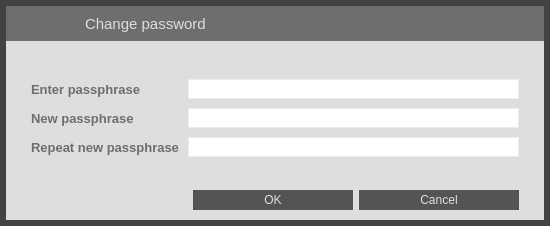
<?xml version="1.0" encoding="UTF-8"?>
<ui version="4.0">
 <class>AskPassphraseDialog</class>
 <widget class="QDialog" name="AskPassphraseDialog">
  <property name="geometry">
   <rect>
    <x>0</x>
    <y>0</y>
    <width>550</width>
    <height>226</height>
   </rect>
  </property>
  <property name="sizePolicy">
   <sizepolicy hsizetype="Preferred" vsizetype="Preferred">
    <horstretch>0</horstretch>
    <verstretch>0</verstretch>
   </sizepolicy>
  </property>
  <property name="minimumSize">
   <size>
    <width>550</width>
    <height>0</height>
   </size>
  </property>
  <property name="windowTitle">
   <string>Passphrase Dialog</string>
  </property>
  <property name="styleSheet">
   <string notr="true">QLabel {
	color: #6E6E6E;
}

#AskPassphraseDialog {
	background-color: rgb(66, 66, 66);
}

QLineEdit {
	border: 1px solid #ededed;
}
</string>
  </property>
  <layout class="QVBoxLayout" name="verticalLayout">
   <property name="spacing">
    <number>0</number>
   </property>
   <property name="margin">
    <number>6</number>
   </property>
   <item>
    <widget class="QFrame" name="frame">
     <property name="styleSheet">
      <string notr="true">#frame {
	background-color: #DEDEDE;
    border-style:none;
}</string>
  </property>
     <property name="frameShape">
      <enum>QFrame::StyledPanel</enum>
     </property>
     <property name="frameShadow">
      <enum>QFrame::Raised</enum>
     </property>
     <layout class="QVBoxLayout" name="verticalLayout_2">
   <property name="spacing">
    <number>0</number>
   </property>
   <property name="margin">
    <number>0</number>
   </property>
   <item>
    <widget class="QWidget" name="wCaption" native="true">
     <property name="minimumSize">
      <size>
       <width>0</width>
       <height>35</height>
      </size>
     </property>
     <property name="maximumSize">
      <size>
       <width>16777215</width>
       <height>35</height>
      </size>
     </property>
     <property name="styleSheet">
      <string notr="true">#wCaption {
	background-color:  rgb(110, 110, 110);
}</string>
     </property>
     <property name="is_header" stdset="0">
      <bool>true</bool>
     </property>
     <layout class="QHBoxLayout" name="horizontalLayout_19">
      <property name="margin">
       <number>0</number>
      </property>
      <item>
       <spacer name="horizontalSpacer_26">
        <property name="orientation">
         <enum>Qt::Horizontal</enum>
        </property>
        <property name="sizeType">
         <enum>QSizePolicy::Fixed</enum>
        </property>
        <property name="sizeHint" stdset="0">
         <size>
          <width>7</width>
          <height>20</height>
         </size>
        </property>
       </spacer>
      </item>
      <item>
       <widget class="QLabel" name="lbTitleIcon">
        <property name="sizePolicy">
         <sizepolicy hsizetype="Preferred" vsizetype="Preferred">
          <horstretch>0</horstretch>
          <verstretch>0</verstretch>
         </sizepolicy>
        </property>
        <property name="minimumSize">
         <size>
          <width>30</width>
          <height>30</height>
         </size>
        </property>
        <property name="maximumSize">
         <size>
          <width>30</width>
          <height>30</height>
         </size>
        </property>
        <property name="text">
         <string/>
        </property>
        <property name="pixmap">
         <pixmap resource="../res.qrc">:/res/change_pass.png</pixmap>
        </property>
       </widget>
      </item>
      <item>
          <widget class="QLabel" name="lbTitleEncrypt">
           <property name="sizePolicy">
            <sizepolicy hsizetype="Preferred" vsizetype="Preferred">
             <horstretch>0</horstretch>
             <verstretch>0</verstretch>
            </sizepolicy>
           </property>
           <property name="minimumSize">
            <size>
             <width>30</width>
             <height>30</height>
            </size>
           </property>
           <property name="maximumSize">
            <size>
             <width>30</width>
             <height>30</height>
            </size>
           </property>
           <property name="text">
            <string/>
           </property>
           <property name="pixmap">
            <pixmap resource="../res.qrc">:/res/encrypt.png</pixmap>
           </property>
          </widget>
         </item>
         <item>
       <widget class="QLabel" name="lbTitle">
        <property name="sizePolicy">
         <sizepolicy hsizetype="Preferred" vsizetype="Preferred">
          <horstretch>0</horstretch>
          <verstretch>0</verstretch>
         </sizepolicy>
        </property>
        <property name="font">
         <font>
          <pointsize>11</pointsize>
          <stylestrategy>PreferAntialias</stylestrategy>
         </font>
        </property>
        <property name="styleSheet">
         <string notr="true">QLabel {
	color: #DEDEDE;
}</string>
        </property>
        <property name="text">
         <string>Change password</string>
        </property>
       </widget>
      </item>
      <item>
       <widget class="QPushButton" name="bClose">
        <property name="minimumSize">
         <size>
          <width>30</width>
          <height>30</height>
         </size>
        </property>
        <property name="maximumSize">
         <size>
          <width>30</width>
          <height>30</height>
         </size>
        </property>
        <property name="styleSheet">
         <string notr="true">QPushButton {	
	image: url(:/res/close_normal.png);
	border: 0px solid gray;
}
QPushButton:pressed:flat {
	image: url(:/res/close_normal.png);
}

QPushButton:hover {
	image: url(:/res/close_hover.png);
}</string>
        </property>
        <property name="text">
         <string notr="true"/>
        </property>
        <property name="flat">
         <bool>true</bool>
        </property>
       </widget>
      </item>
     </layout>
    </widget>
   </item>
   <item>
       <layout class="QHBoxLayout" name="horizontalLayout_3">
        <property name="spacing">
         <number>0</number>
        </property>
        <property name="leftMargin">
         <number>25</number>
        </property>
        <property name="topMargin">
         <number>9</number>
        </property>
        <property name="rightMargin">
         <number>25</number>
        </property>
        <property name="bottomMargin">
         <number>9</number>
        </property>
        <item>
    <widget class="QLabel" name="warningLabel">
          <property name="font">
           <font>
            <pointsize>10</pointsize>
            <weight>50</weight>
            <bold>false</bold>
           </font>
          </property>
     <property name="textFormat">
      <enum>Qt::RichText</enum>
     </property>
     <property name="wordWrap">
      <bool>true</bool>
     </property>
     <property name="margin">
           <number>0</number>
     </property>
    </widget>
   </item>
       </layout>
      </item>
   <item>
    <layout class="QFormLayout" name="formLayout">
     <property name="fieldGrowthPolicy">
      <enum>QFormLayout::AllNonFixedFieldsGrow</enum>
     </property>
        <property name="horizontalSpacing">
         <number>9</number>
        </property>
        <property name="verticalSpacing">
         <number>9</number>
        </property>
     <property name="leftMargin">
         <number>25</number>
     </property>
     <property name="rightMargin">
         <number>25</number>
        </property>
        <property name="bottomMargin">
      <number>9</number>
     </property>
     <item row="0" column="0">
      <widget class="QLabel" name="passLabel1">
          <property name="font">
           <font>
            <pointsize>10</pointsize>
            <weight>75</weight>
            <bold>true</bold>
           </font>
          </property>
       <property name="text">
        <string>Enter passphrase</string>
       </property>
      </widget>
     </item>
     <item row="0" column="1">
      <widget class="QLineEdit" name="passEdit1">
          <property name="minimumSize">
           <size>
            <width>0</width>
            <height>20</height>
           </size>
          </property>
       <property name="echoMode">
        <enum>QLineEdit::Password</enum>
       </property>
      </widget>
     </item>
     <item row="1" column="0">
      <widget class="QLabel" name="passLabel2">
          <property name="font">
           <font>
            <pointsize>10</pointsize>
            <weight>75</weight>
            <bold>true</bold>
           </font>
          </property>
       <property name="text">
        <string>New passphrase</string>
       </property>
      </widget>
     </item>
     <item row="1" column="1">
      <widget class="QLineEdit" name="passEdit2">
          <property name="minimumSize">
           <size>
            <width>0</width>
            <height>20</height>
           </size>
          </property>
       <property name="echoMode">
        <enum>QLineEdit::Password</enum>
       </property>
      </widget>
     </item>
     <item row="2" column="0">
      <widget class="QLabel" name="passLabel3">
          <property name="font">
           <font>
            <pointsize>10</pointsize>
            <weight>75</weight>
            <bold>true</bold>
           </font>
          </property>
       <property name="text">
        <string>Repeat new passphrase</string>
       </property>
      </widget>
     </item>
     <item row="2" column="1">
      <widget class="QLineEdit" name="passEdit3">
          <property name="minimumSize">
           <size>
            <width>0</width>
            <height>20</height>
           </size>
          </property>
       <property name="echoMode">
        <enum>QLineEdit::Password</enum>
       </property>
      </widget>
     </item>
     <item row="3" column="1">
      <widget class="QLabel" name="capsLabel">
          <property name="enabled">
           <bool>true</bool>
          </property>
       <property name="font">
        <font>
            <pointsize>10</pointsize>
         <weight>75</weight>
         <bold>true</bold>
        </font>
       </property>
       <property name="text">
        <string/>
       </property>
       <property name="alignment">
        <set>Qt::AlignCenter</set>
       </property>
      </widget>
     </item>
    </layout>
   </item>
   <item>
       <layout class="QHBoxLayout" name="horizontalLayout_2">
        <property name="spacing">
         <number>0</number>
        </property>
        <property name="rightMargin">
         <number>25</number>
        </property>
        <item>
    <widget class="QDialogButtonBox" name="buttonBox">
     <property name="styleSheet">
      <string notr="true">QPushButton {
	background-color: #545454;
	color: #DEDEDE;
	border: 0px solid gray;
	max-height: 20px;
	min-height: 20px;
	max-width: 160px;
	min-width: 160px;
}

QPushButton:hover {
	background-color: #6E6E6E;
}

QPushButton:pressed:flat {
	background-color: #424242;
}</string>
     </property>
     <property name="orientation">
      <enum>Qt::Horizontal</enum>
     </property>
     <property name="standardButtons">
      <set>QDialogButtonBox::Cancel|QDialogButtonBox::Ok</set>
     </property>
    </widget>
   </item>
  </layout>
      </item>
      <item>
       <spacer name="verticalSpacer">
        <property name="orientation">
         <enum>Qt::Vertical</enum>
        </property>
        <property name="sizeType">
         <enum>QSizePolicy::Fixed</enum>
        </property>
        <property name="sizeHint" stdset="0">
         <size>
          <width>20</width>
          <height>10</height>
         </size>
        </property>
       </spacer>
      </item>
     </layout>
    </widget>
   </item>
  </layout>
 </widget>
 <resources>
  <include location="../res.qrc"/>
 </resources>
 <connections>
  <connection>
   <sender>buttonBox</sender>
   <signal>accepted()</signal>
   <receiver>AskPassphraseDialog</receiver>
   <slot>accept()</slot>
   <hints>
    <hint type="sourcelabel">
     <x>248</x>
     <y>254</y>
    </hint>
    <hint type="destinationlabel">
     <x>157</x>
     <y>274</y>
    </hint>
   </hints>
  </connection>
  <connection>
   <sender>buttonBox</sender>
   <signal>rejected()</signal>
   <receiver>AskPassphraseDialog</receiver>
   <slot>reject()</slot>
   <hints>
    <hint type="sourcelabel">
     <x>316</x>
     <y>260</y>
    </hint>
    <hint type="destinationlabel">
     <x>286</x>
     <y>274</y>
    </hint>
   </hints>
  </connection>
  <connection>
   <sender>bClose</sender>
   <signal>clicked()</signal>
   <receiver>AskPassphraseDialog</receiver>
   <slot>reject()</slot>
   <hints>
    <hint type="sourcelabel">
     <x>558</x>
     <y>25</y>
    </hint>
    <hint type="destinationlabel">
     <x>291</x>
     <y>138</y>
    </hint>
   </hints>
  </connection>
 </connections>
</ui>
